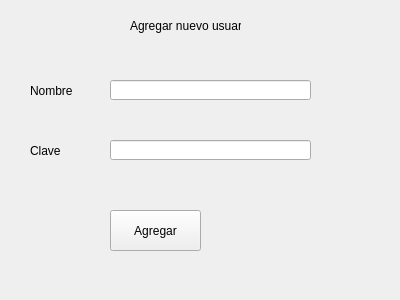
<?xml version="1.0" encoding="UTF-8"?>
<ui version="4.0">
 <class>Formulario</class>
 <widget class="QWidget" name="Formulario">
  <property name="geometry">
   <rect>
    <x>0</x>
    <y>0</y>
    <width>400</width>
    <height>300</height>
   </rect>
  </property>
  <property name="windowTitle">
   <string>Form</string>
  </property>
  <widget class="QLabel" name="label">
   <property name="geometry">
    <rect>
     <x>130</x>
     <y>10</y>
     <width>111</width>
     <height>31</height>
    </rect>
   </property>
   <property name="text">
    <string>Agregar nuevo usuario</string>
   </property>
  </widget>
  <widget class="QLabel" name="label_2">
   <property name="geometry">
    <rect>
     <x>30</x>
     <y>80</y>
     <width>47</width>
     <height>21</height>
    </rect>
   </property>
   <property name="text">
    <string>Nombre</string>
   </property>
  </widget>
  <widget class="QLabel" name="label_3">
   <property name="geometry">
    <rect>
     <x>30</x>
     <y>140</y>
     <width>47</width>
     <height>21</height>
    </rect>
   </property>
   <property name="text">
    <string>Clave</string>
   </property>
  </widget>
  <widget class="QLineEdit" name="leNombre">
   <property name="geometry">
    <rect>
     <x>110</x>
     <y>80</y>
     <width>201</width>
     <height>20</height>
    </rect>
   </property>
  </widget>
  <widget class="QLineEdit" name="leClave">
   <property name="geometry">
    <rect>
     <x>110</x>
     <y>140</y>
     <width>201</width>
     <height>20</height>
    </rect>
   </property>
  </widget>
  <widget class="QPushButton" name="pbAgregar">
   <property name="geometry">
    <rect>
     <x>110</x>
     <y>210</y>
     <width>91</width>
     <height>41</height>
    </rect>
   </property>
   <property name="text">
    <string>Agregar</string>
   </property>
  </widget>
 </widget>
 <resources/>
 <connections/>
</ui>
